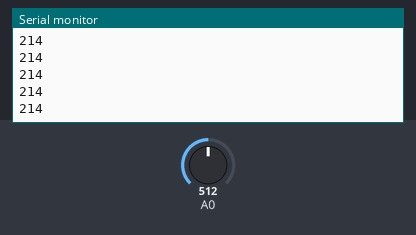
Recording of a sketch running on a simulated Arduino Uno, built with avr-gcc and run on an emulated ATmega328P. Shown: the last lines printed to the serial monitor. The inputs (shaded band) are chosen by the test bench; at power-on: A0 = 512.

Above: at 1.2 s.
1.3 s: A0 set to 716
At 1.31 s:
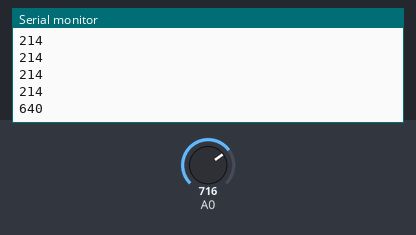
2.8 s: A0 set to 900
At 2.81 s:
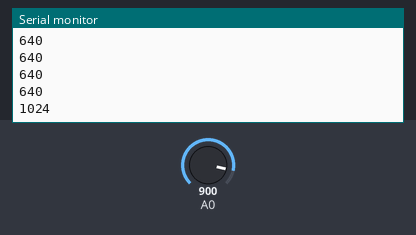
Timing chart, 0 to 5.8 s (numbered marks = the images above; inputs shaded):
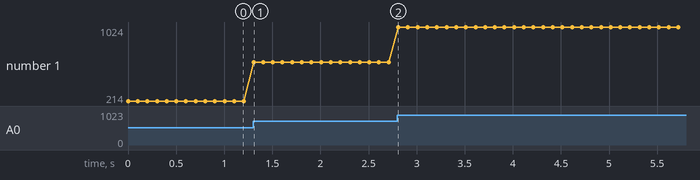

Measured:
- after the input at 1.3 s, the serial monitor: prints a new line at once (image 1)
- after the input at 2.8 s, the serial monitor: prints a new line at once (image 2)
- plotted number 1: 214 → 640 after the input at 1.3 s, 640 → 1024 after the input at 2.8 s

The sketch:

L9_lux.ino
```cpp
void setup() {
  Serial.begin(9600);
}

void loop() {
  int sensorValue = analogRead(A0);
  int lux = 2.09 * sensorValue - 856.05;
  Serial.println(lux);
  delay(100);
}
```
